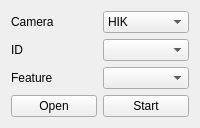
          <widget class="QWidget" name="tab_4">
           <attribute name="title">
            <string>Camera</string>
           </attribute>
           <layout class="QGridLayout" name="gridLayout_24">
            <item row="0" column="1">
             <widget class="QComboBox" name="combo_box_name_camera">
              <property name="sizePolicy">
               <sizepolicy hsizetype="Expanding" vsizetype="Preferred">
                <horstretch>0</horstretch>
                <verstretch>0</verstretch>
               </sizepolicy>
              </property>
              <item>
               <property name="text">
                <string>HIK</string>
               </property>
              </item>
              <item>
               <property name="text">
                <string>Webcam</string>
               </property>
              </item>
              <item>
               <property name="text">
                <string>SODA</string>
               </property>
              </item>
             </widget>
            </item>
            <item row="3" column="0">
             <widget class="QPushButton" name="but_open_camera_teaching">
              <property name="sizePolicy">
               <sizepolicy hsizetype="Expanding" vsizetype="Fixed">
                <horstretch>0</horstretch>
                <verstretch>0</verstretch>
               </sizepolicy>
              </property>
              <property name="text">
               <string>Open</string>
              </property>
             </widget>
            </item>
            <item row="2" column="1">
             <widget class="QComboBox" name="combo_box_feature_camera">
              <property name="sizePolicy">
               <sizepolicy hsizetype="Expanding" vsizetype="Preferred">
                <horstretch>0</horstretch>
                <verstretch>0</verstretch>
               </sizepolicy>
              </property>
             </widget>
            </item>
            <item row="0" column="0">
             <widget class="QLabel" name="label_10">
              <property name="sizePolicy">
               <sizepolicy hsizetype="Fixed" vsizetype="Fixed">
                <horstretch>0</horstretch>
                <verstretch>0</verstretch>
               </sizepolicy>
              </property>
              <property name="text">
               <string>Camera</string>
              </property>
             </widget>
            </item>
            <item row="2" column="0">
             <widget class="QLabel" name="label_12">
              <property name="sizePolicy">
               <sizepolicy hsizetype="Fixed" vsizetype="Fixed">
                <horstretch>0</horstretch>
                <verstretch>0</verstretch>
               </sizepolicy>
              </property>
              <property name="text">
               <string>Feature</string>
              </property>
             </widget>
            </item>
            <item row="3" column="1">
             <widget class="QPushButton" name="but_start_camera_teaching">
              <property name="sizePolicy">
               <sizepolicy hsizetype="Expanding" vsizetype="Fixed">
                <horstretch>0</horstretch>
                <verstretch>0</verstretch>
               </sizepolicy>
              </property>
              <property name="text">
               <string>Start</string>
              </property>
             </widget>
            </item>
            <item row="1" column="1">
             <widget class="QComboBox" name="combo_box_id_camera">
              <property name="sizePolicy">
               <sizepolicy hsizetype="Expanding" vsizetype="Preferred">
                <horstretch>0</horstretch>
                <verstretch>0</verstretch>
               </sizepolicy>
              </property>
             </widget>
            </item>
            <item row="1" column="0">
             <widget class="QLabel" name="label_11">
              <property name="sizePolicy">
               <sizepolicy hsizetype="Fixed" vsizetype="Fixed">
                <horstretch>0</horstretch>
                <verstretch>0</verstretch>
               </sizepolicy>
              </property>
              <property name="text">
               <string>ID</string>
              </property>
             </widget>
            </item>
           </layout>
          </widget>
